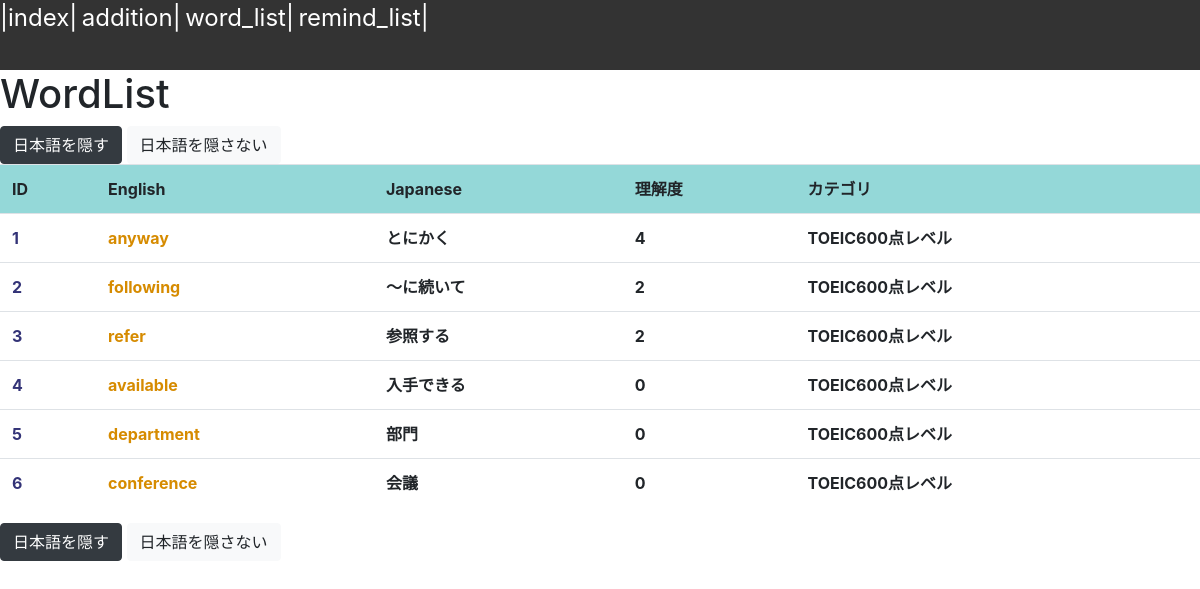
/word_list, run on the app's committed database.
### wordbook/models.py (models this page shows)
class Word(models.Model):
    word_id=models.IntegerField()
    english=models.CharField(max_length=300)
    japanese=models.CharField(max_length=300)
    supplement=models.CharField(max_length=300)
    category=models.CharField(max_length=100)
    created_date=models.DateField(default=datetime.date.today())
    correct=models.BooleanField(default=True)#直近の正解不正解
    learned_date=models.DateField(default=datetime.date.today())#最後に解いた日
    learned_count=models.IntegerField(default=0)#解いた回数
    intelligibility=models.IntegerField(default=0)#理解度（正解すれば+１、不正解でマイナス１、理解度によって次解く日を決める）
    last_word_flag=models.BooleanField(default=True)

### wordbook/views.py (the view, shortened to what this page needs)
# urls.py: path(r'word_list', WordList.as_view(), name='word_list'),
class WordList(TemplateView):
    def __init__(self):
        data=Word.objects.all()
        self.params={
            "addition":"addition",
            "word_list":"word_list",
            "index":"index",
            "remind_list":"remind_list",
            "data":data,
            "form":ResultForm(),
            "result":"None",
            "test":len(data)+1
        }
    def get(self,request):
        return render(request,"wordbook/word_list.html",self.params)

### wordbook/forms.py
class ResultForm(forms.Form):
    result_data=[
        (True,"○"),
        (False,"✕")
    ]
    choice=forms.ChoiceField(label="radio",choices=result_data,widget=forms.RadioSelect())

### wordbook/templates/wordbook/word_list.html (shortened to what this page needs)
{% load static%}
<!DOCTYPE html>
<html lang="ja">
<head>
    <link rel="stylesheet" href="https://stackpath.bootstrapcdn.com/bootstrap/4.1.3/css/bootstrap.min.css">
    <link rel="stylesheet" type="text/css" href="{%static 'wordbook/css/style.css'%}"/>
</head>
<body>
    <header>
        <a class="header_link" href="{% url index%}">|{{index}}|</a>
        <a class="header_link" href="{% url addition%}">{{addition}}|</a>
        <a class="header_link" href="{% url word_list%}">{{word_list}}|</a>
        <a class="header_link" href="{% url remind_list%}">{{remind_list}}|</a>
    </header>
    <h1>WordList</h1>
    <input type="button" class="btn btn-dark" value="日本語を隠す" onclick="changeBoxColor('#222629');">
    <input type="button" class="btn btn-light" value="日本語を隠さない" onclick="changeBoxColor('#FFF');">
    <table class="table">
        <colgroup span="2"></colgroup>
        <colgroup id="japanese_box">
        </colgroup>
        <tr class="table_top">
            <th>ID</th>
            <th>English</th>
            <th>Japanese</th>
            <th>理解度</th>
            <th>カテゴリ</th>
        </tr>
    {%for item in data%}
        <tr>
            <th><a href="{% url "details" num=item.id%}">{{item.id}}</a></th>
            <th><a class="english_link" href="{% url "details" num=item.id%}">{{item.english}}</a></th>
            <th>{{item.japanese}}</th>
            <th>
                {{item.intelligibility}}
            </th>
            <th>
                {{item.category}}
            </th>
        </tr>
    {%endfor%}
    </table>
    <input type="button" class="btn btn-dark" value="日本語を隠す" onclick="changeBoxColor('#222629');">
    <input type="button" class="btn btn-light" value="日本語を隠さない" onclick="changeBoxColor('#FFF');">
    <br>
</body>
</html>

### wordbook/static/wordbook/css/style.css (style rules this page uses)
body { background-color: #fff; }
header { background-color: #333; height:70px; }
.header_link { color:#fff; font-size:1.5em; }
.table_top { background-color:rgba(94, 197, 197, 0.664); }
a { color:#337; }
.english_link { color:rgb(214, 139, 0) }
#japanese_box { border:1px dashed gray; border-radius:1em; background-color:#222629; }

### data on the page
Word: id "1", english "anyway", japanese "とにかく", intelligibility "4", category "TOEIC600点レベル"
Word: id "2", english "following", japanese "～に続いて", intelligibility "2", category "TOEIC600点レベル"
Word: id "3", english "refer", japanese "参照する", intelligibility "2", category "TOEIC600点レベル"
Word: id "4", english "available", japanese "入手できる", intelligibility "0", category "TOEIC600点レベル"
Word: id "5", english "department", japanese "部門", intelligibility "0", category "TOEIC600点レベル"
Word: id "6", english "conference", japanese "会議", intelligibility "0", category "TOEIC600点レベル"

### other printed values
{{ index }} "index"
{{ addition }} "addition"
{{ word_list }} "word_list"
{{ remind_list }} "remind_list"
